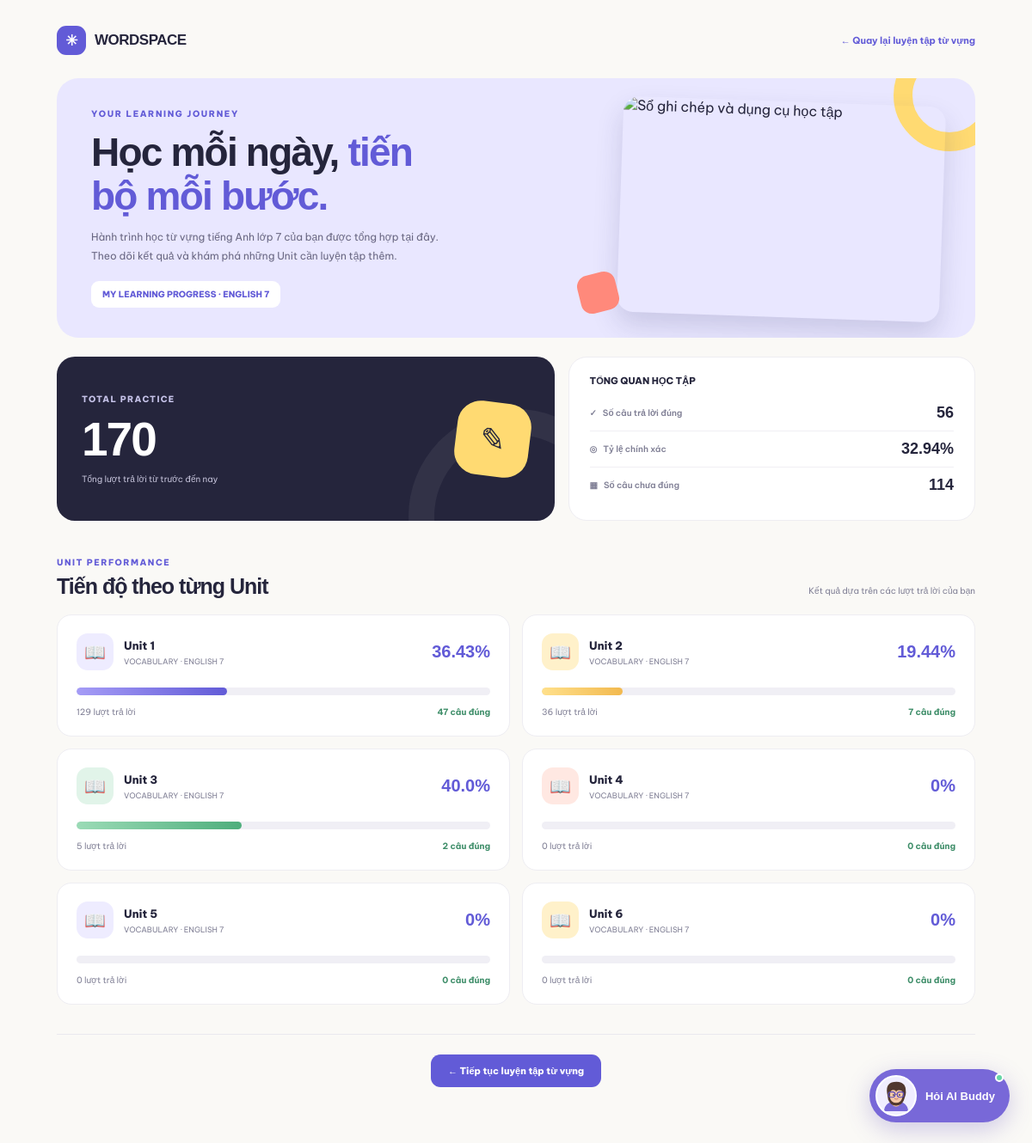
Page /vocabulary/progress (signed in) on the committed database.
### database.py (models this page shows)
class VocabularyAttempt(db.Model):
    __tablename__ = "vocabulary_attempts"
    id = db.Column(db.Integer, primary_key=True)
    user_id = db.Column(
        db.Integer,
        db.ForeignKey("users.id"),
        nullable=False
    )
    question_id = db.Column(
        db.Integer,
        db.ForeignKey("vocabulary_questions.id"),
        nullable=False
    )
    user_answer = db.Column(db.Text)
    is_correct = db.Column(db.Boolean, default=False)
    attempted_at = db.Column(db.DateTime, default=datetime.utcnow)

### app.py (the view)
@app.route("/vocabulary/progress")
@role_required("student")
def vocabulary_progress():
    attempts = db.session.query(
        VocabularyAttempt,
        VocabularyQuestion.unit
    ).join(
        VocabularyQuestion,
        VocabularyAttempt.question_id == VocabularyQuestion.id
    ).filter(
        VocabularyAttempt.user_id == current_user.id
    ).all()
    total_attempts = len(attempts)
    correct_attempts = sum(
        1 for attempt, unit in attempts
        if attempt.is_correct
    )
    accuracy = round(
        correct_attempts / total_attempts * 100,
        2
    ) if total_attempts else 0
    unit_results = []
    for unit in range(1, 7):
        unit_attempts = [
            attempt
            for attempt, question_unit in attempts
            if question_unit == unit
        ]
        unit_total = len(unit_attempts)
        unit_correct = sum(
            1 for attempt in unit_attempts
            if attempt.is_correct
        )
        unit_accuracy = round(
            unit_correct / unit_total * 100,
            2
        ) if unit_total else 0
        unit_results.append({
            "unit": unit,
            "total": unit_total,
            "correct": unit_correct,
            "accuracy": unit_accuracy
        })
    return render_template(
        "vocabulary_progress.html",
        total_attempts=total_attempts,
        correct_attempts=correct_attempts,
        accuracy=accuracy,
        unit_results=unit_results
    )

### app.py (called while the page is built)
@login_manager.user_loader
def load_user(user_id):
    return db.session.get(User, int(user_id))

def role_required(*roles):
    def decorator(function):
        @wraps(function)
        @login_required
        def wrapper(*args, **kwargs):
            if current_user.role not in roles:
                abort(403)
            return function(*args, **kwargs)
        return wrapper
    return decorator

### templates/vocabulary_progress.html (shortened to what this page needs)
{% extends "base.html" %}
{% block content %}
<section class="vcp-page">
    <div class="vcp-container">
        <div class="vcp-topbar">
            <div class="vcp-brand">
                <div class="vcp-brand-mark">✳</div>
                <span>WORDSPACE</span>
            </div>
            <a href="{{ url_for('vocabulary') }}" class="vcp-back">
                ← Quay lại luyện tập từ vựng
            </a>
        </div>
        <section class="vcp-hero">
            <div class="vcp-hero-copy">
                <div class="vcp-kicker">YOUR LEARNING JOURNEY</div>
                <h1>Học mỗi ngày, <span>tiến bộ mỗi bước.</span></h1>
                <p>
                    Hành trình học từ vựng tiếng Anh lớp 7 của bạn được tổng hợp tại đây.
                    Theo dõi kết quả và khám phá những Unit cần luyện tập thêm.
                </p>
                <div class="vcp-hero-tag">MY LEARNING PROGRESS · ENGLISH 7</div>
            </div>
            <div class="vcp-hero-visual">
                <img src="https://images.unsplash.com/photo-1455390582262-044cdead277a?w=1100&auto=format&fit=crop&q=85" alt="Sổ ghi chép và dụng cụ học tập">
                <div class="vcp-decoration-square"></div>
            </div>
        </section>
        <section class="vcp-overview">
            <div class="vcp-main-stat">
                <div class="vcp-main-stat-copy">
                    <div class="vcp-stat-label">TOTAL PRACTICE</div>
                    <div class="vcp-stat-number">{{ total_attempts }}</div>
                    <div class="vcp-stat-description">Tổng lượt trả lời từ trước đến nay</div>
                </div>
                <div class="vcp-stat-symbol">✎</div>
            </div>
            <div class="vcp-stat-list">
                <div class="vcp-stat-list-title">TỔNG QUAN HỌC TẬP</div>
                <div class="vcp-stat-item">
                    <span>✓ &nbsp; Số câu trả lời đúng</span>
                    <strong>{{ correct_attempts }}</strong>
                </div>
                <div class="vcp-stat-item">
                    <span>◎ &nbsp; Tỷ lệ chính xác</span>
                    <strong>{{ accuracy }}%</strong>
                </div>
                <div class="vcp-stat-item">
                    <span>▦ &nbsp; Số câu chưa đúng</span>
                    <strong>{{ total_attempts - correct_attempts }}</strong>
                </div>
            </div>
        </section>
        <section class="vcp-units">
            <div class="vcp-section-heading">
                <div>
                    <div class="vcp-section-kicker">UNIT PERFORMANCE</div>
                    <h2>Tiến độ theo từng Unit</h2>
                </div>
                <p>Kết quả dựa trên các lượt trả lời của bạn</p>
            </div>
            <div class="vcp-unit-grid">
                {% for item in unit_results %}
                <article class="vcp-unit-card">
                    <div class="vcp-unit-top">
                        <div class="vcp-unit-identity">
                            <div class="vcp-unit-icon">📖</div>
                            <div>
                                <h3>Unit {{ item.unit }}</h3>
                                <span>VOCABULARY · ENGLISH 7</span>
                            </div>
                        </div>
                        <div class="vcp-unit-percent">{{ item.accuracy }}%</div>
                    </div>
                    <div class="vcp-progress-track">
                        <div class="vcp-progress-fill" data-width="{{ item.accuracy }}"></div>
                    </div>
                    <div class="vcp-unit-footer">
                        <span>{{ item.total }} lượt trả lời</span>
                        <strong>{{ item.correct }} câu đúng</strong>
                    </div>
                </article>
                {% endfor %}
            </div>
        </section>
        <div class="vcp-bottom">
            <a href="{{ url_for('vocabulary') }}">
                ← Tiếp tục luyện tập từ vựng
            </a>
        </div>
    </div>
</section>
{% endblock %}

### static/css/style.css (style rules this page uses)
:root { --dark: #20212c; --purple: #7665d8; --light-purple: #f0edff; --text: #777887; --background: #faf9ff; }
* { margin: 0; padding: 0; box-sizing: border-box; }
html { scroll-behavior: smooth; min-height: 100%; }
body { min-height: 100%; font-family: 'Be Vietnam Pro', sans-serif; background: white; color: var(--dark); overflow-x: hidden; }
a { text-decoration: none; color: inherit; }

### rows in the picture
VocabularyAttempt: unit "6", accuracy "0", total "0", correct "0"

### other values in the picture
{{ total_attempts }} "170"
{{ correct_attempts }} "56"
{{ accuracy }} "32.94"
{{ total_attempts - correct_attempts }} "114"
{{ item.unit }} "1" "2" "3" "4" "5"
{{ item.accuracy }} "36.43" "19.44" "40.0" "0" "0"
{{ item.total }} "129" "36" "5" "0" "0"
{{ item.correct }} "47" "7" "2" "0" "0"
